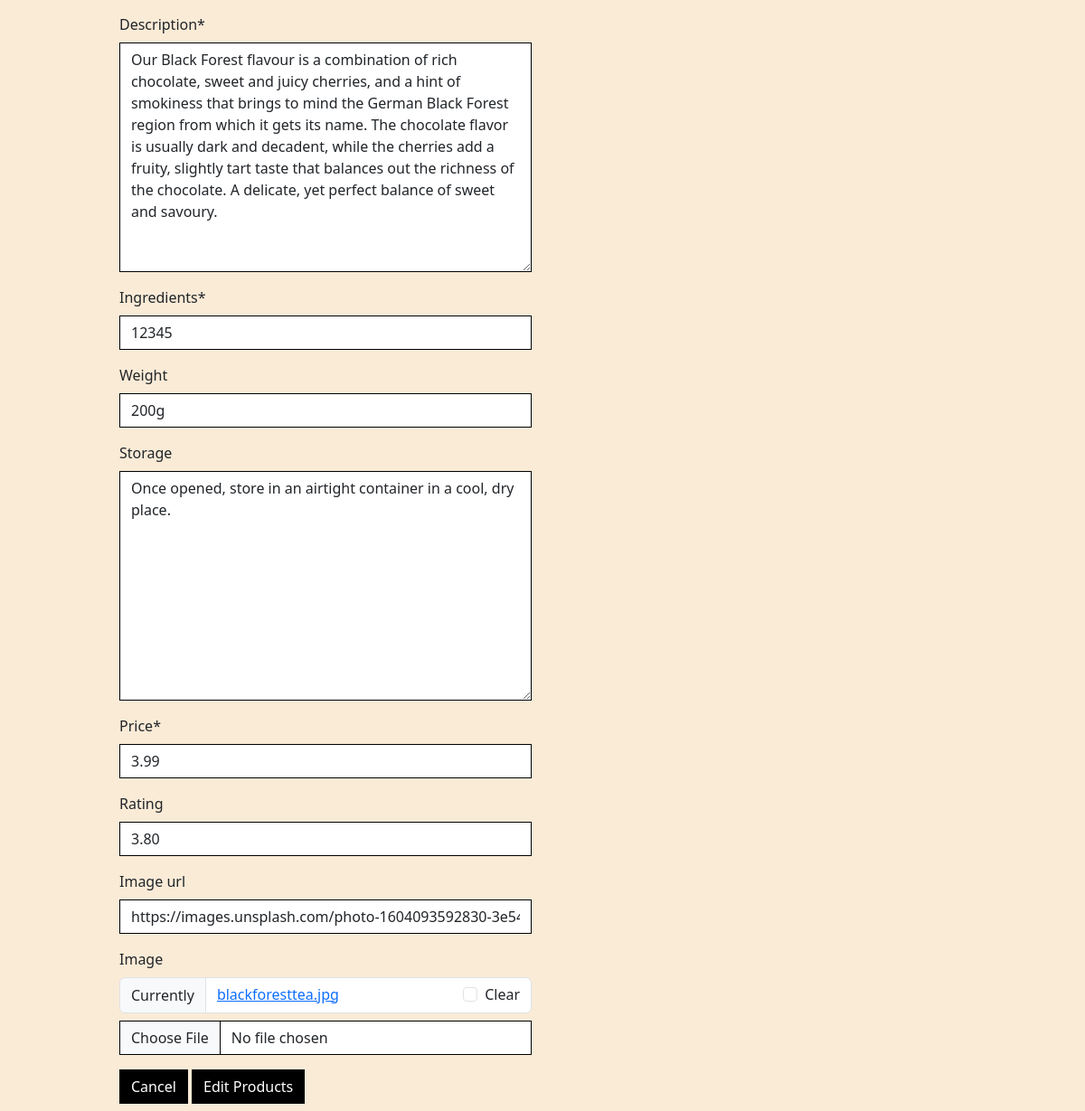
The page /products/editproducts/1/ (lower part) on the database as committed earlier.
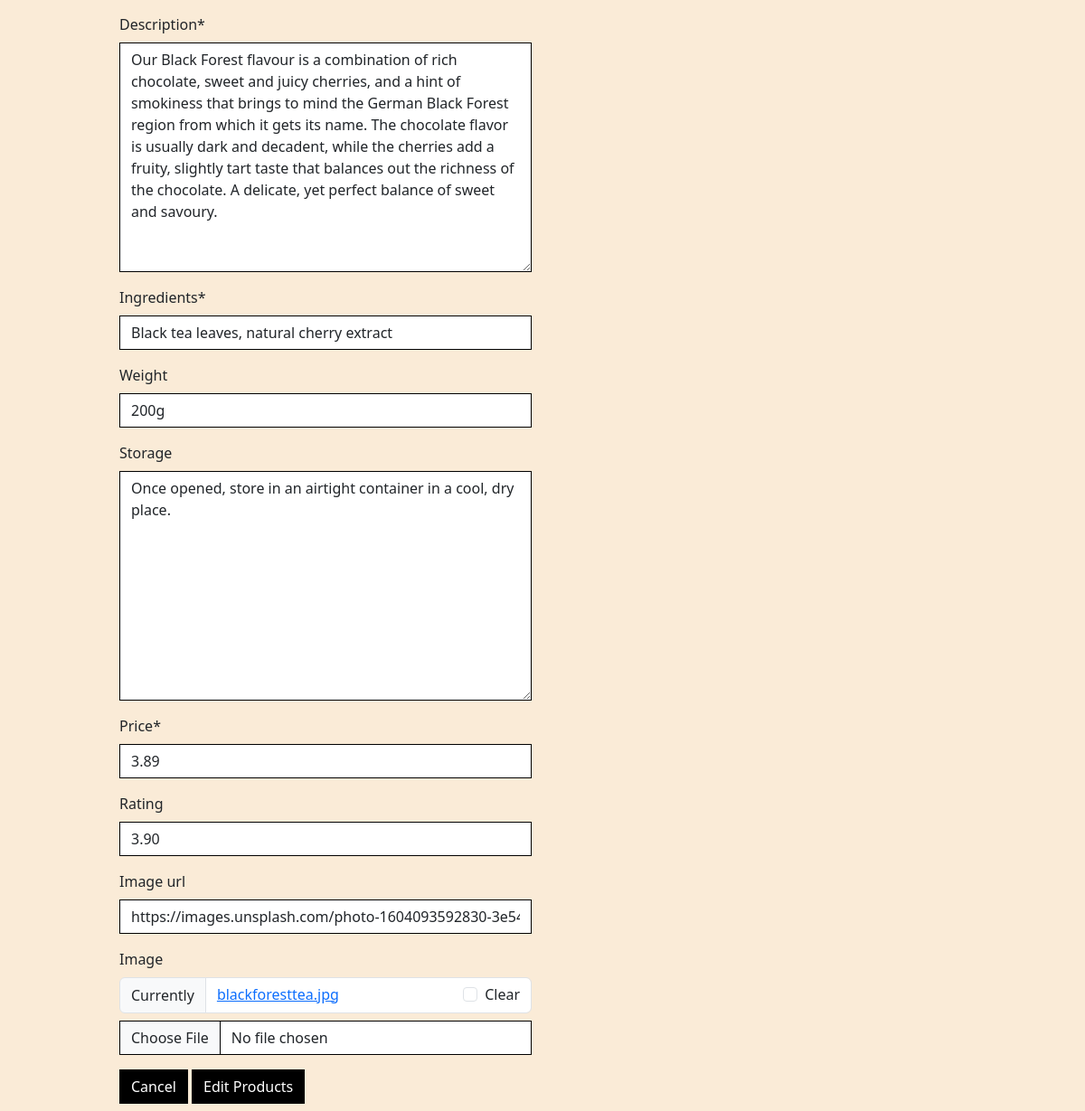
The same page on the database as committed later.
### products/models.py (models this page shows, shortened)
class Product(models.Model):
    category = models.ForeignKey(
        'category', null=True, blank=True, on_delete=models.SET_NULL)
    sku = models.CharField(max_length=100)
    name = models.CharField(max_length=250, null=True, blank=True)
    description = models.TextField()
    ingredients = models.CharField(max_length=450)
    weight = models.CharField(max_length=10, null=True, blank=True)
    storage = models.TextField(null=True, blank=True)
    price = models.DecimalField(max_digits=6, decimal_places=2)
    rating = models.DecimalField(
        max_digits=6, decimal_places=2, null=True, blank=True)
    image_url = models.URLField(max_length=1024, null=True, blank=True)
    image = models.ImageField(null=True, blank=True)

### products/views.py (the view)
# urls.py: path('editproducts/<int:product_id>/',
def editproducts(request, product_id):
    product = get_object_or_404(Product, pk=product_id)
    if request.method == 'POST':
        form = ProductForm(request.POST, request.FILES, instance=product)
        if form.is_valid():
            form.save()
            messages.success(request, 'Successfully updated product!')
            return redirect(reverse('productdetails', args=[product.id]))
        else:
            messages.error(request, 'Failed to update product. Please ensure the form is valid.')
    else:
        form = ProductForm(instance=product)
        messages.info(request, f'You are editing {product.name}')
    template = 'products/editproducts.html'
    context = {
        'form': form,
        'product': product,
    }
    return render(request, template, context)

### products/forms.py
class ProductForm(forms.ModelForm):
    class Meta:
        model = Product
        fields = '__all__'
    def __init__(self, *args, **kwargs):
        super().__init__(*args, **kwargs)
        categories = Category.objects.all()
        friendly_names = [(c.id, c.get_friendly_name()) for c in categories]
        self.fields['category'].choices = friendly_names
        for field_name, field in self.fields.items():
            field.widget.attrs['class'] = 'border-black rounded-0'

### products/models.py (called while the page is built)
    def get_friendly_name(self):
        return self.friendly_name

### wishlist/contexts.py (called while the page is built, shortened)
def wishlist_contents(request):
    wishlist_items = []
    product_quant = 0
    wishlist = request.session.get('wishlist', {})
    context = {
        'wishlist_items': wishlist_items,
        'product_quant': product_quant,
    }
    return context

### products/templates/products/editproducts.html (shortened to what this page needs)
{% extends "base.html" %}
{% load static %}
{% block content %}
    <div class="overlay"></div>
    <div class="container">
        <div class="row">
            <div class="col-12 col-md-6">
                <form method="POST" action="{% url 'editproducts' product.id %}" class="form mb-2" enctype="multipart/form-data">
                {{ form | crispy }}
                <div class="text-right">
                    <a href="{% url 'products' %}" class="btn btn-black rounded-0">Cancel</a>
                    <button class="btn btn-black rounded-0" type="submit">Edit Products</button>
                </div>
                </form>
            </div>
            </div>
        </div>
{% endblock %}

Rows that differ between the two databases and show on the page:
changed Product "Once opened, store in an airtight container in a cool, dry place.": ingredients "12345" → "Black tea leaves, natural cherry extract"; price "3.99" → "3.89"; rating "3.80" → "3.90"
